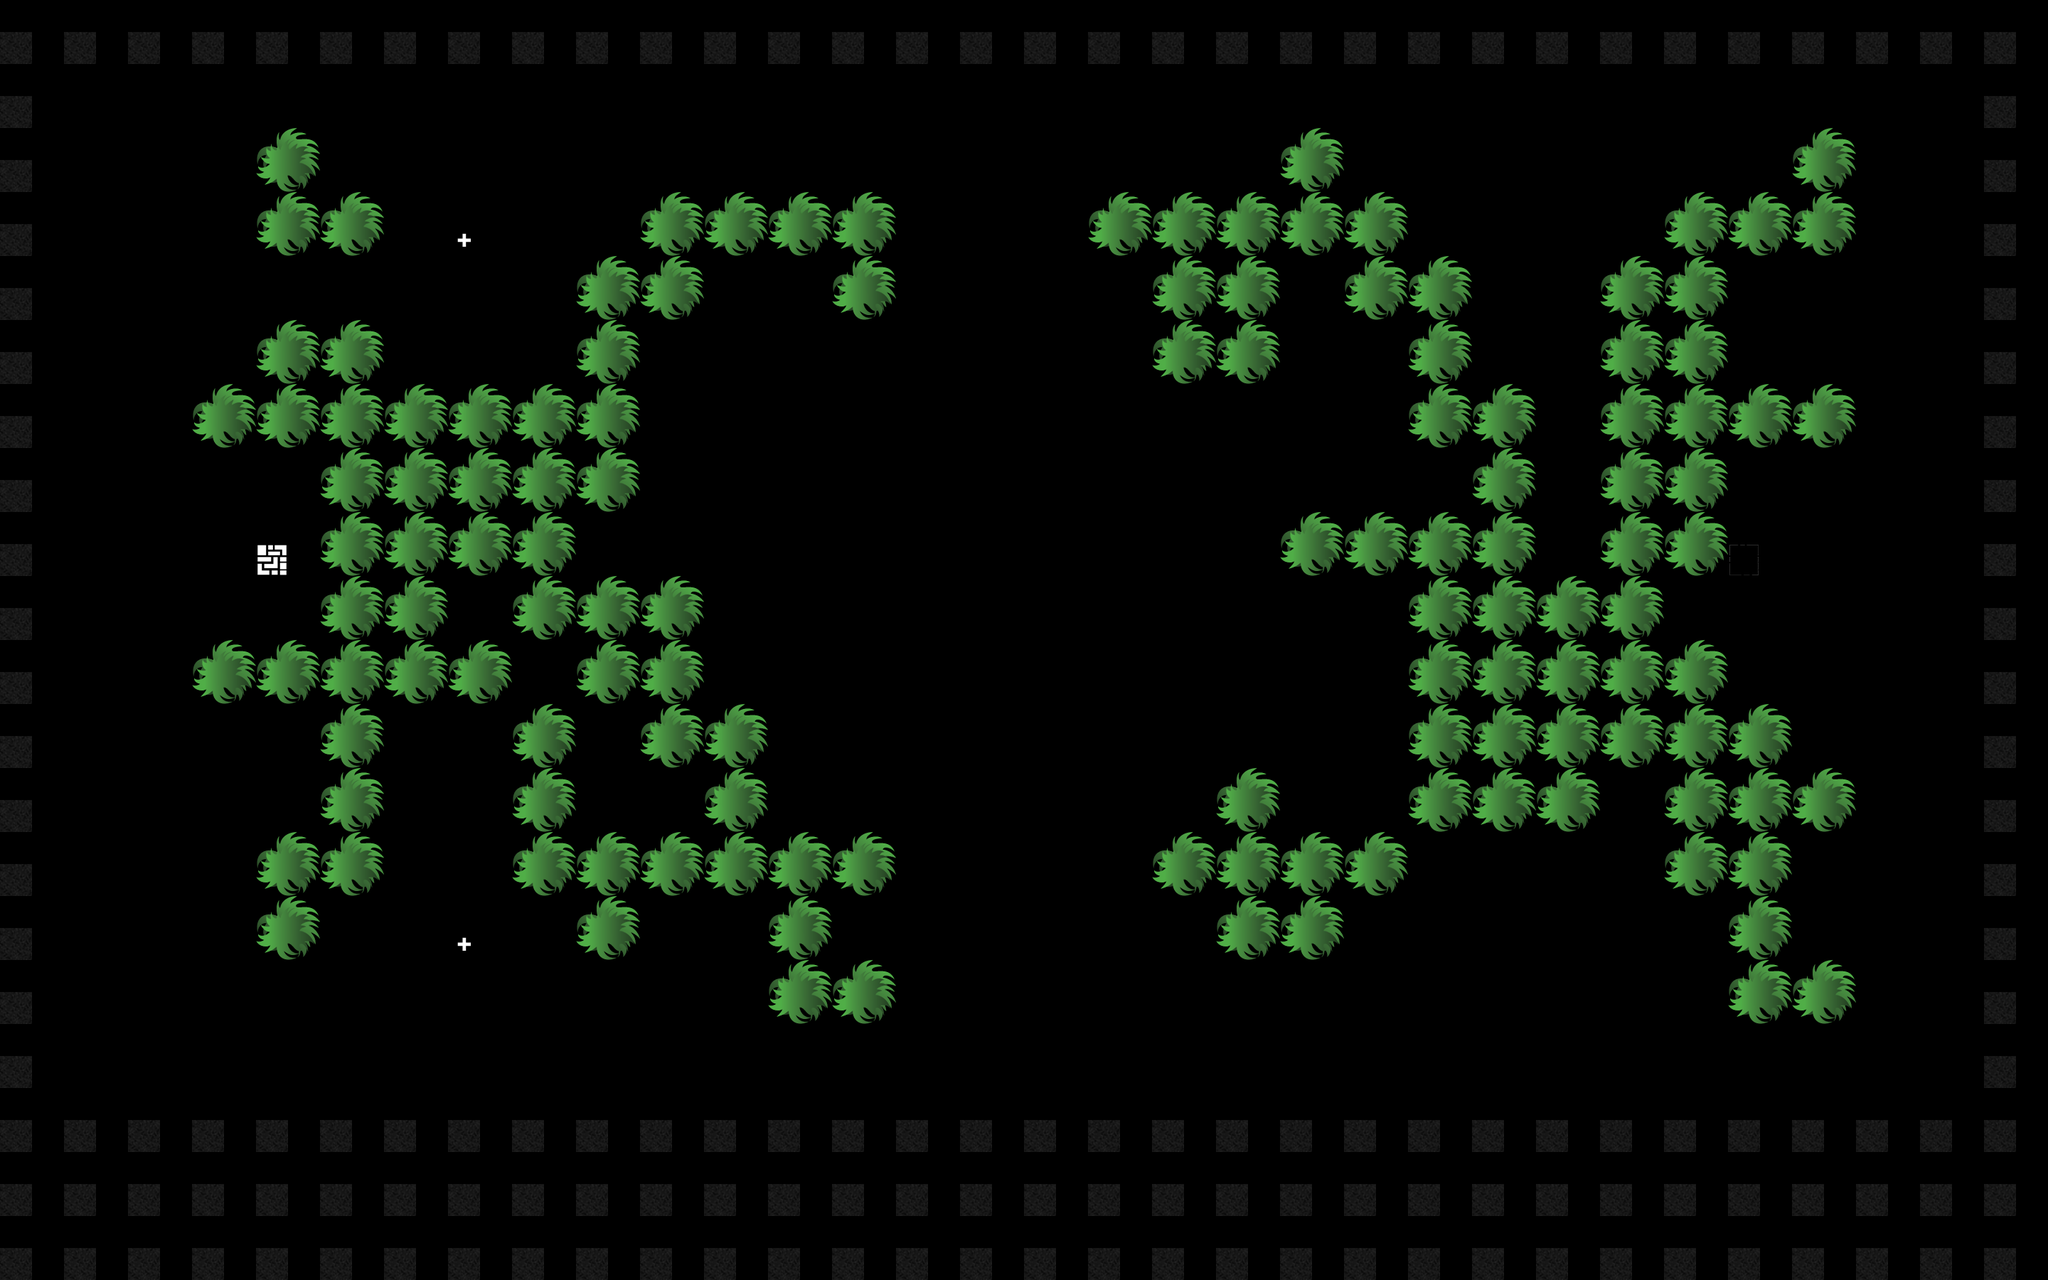

This is a level from a 2D game, rendered from its Tiled map with the project's own tilesets. A one-line summary and the complete map file follow:
An orthogonal 32x20 tile map with 90x90 px tiles, 1 tile layer (Tile Layer 1), 1 hidden layer not drawn.

<map version="1.0" orientation="orthogonal" renderorder="right-down" width="32" height="20" tilewidth="90" tileheight="90" nextobjectid="1">
 <tileset firstgid="1" name="Achilles" tilewidth="90" tileheight="90" tilecount="11" columns="0">
  <tile id="0">
   <image width="45" height="45" source="../media/Clear45.png" />
  </tile>
  <tile id="4">
   <image width="45" height="45" source="../media/RepairPlayer.png" />
  </tile>
  <tile id="5">
   <image width="45" height="45" source="../media/RepairAI.png" />
  </tile>
  <tile id="6">
   <image width="45" height="45" source="../media/Impassable45.png" />
  </tile>
  <tile id="7">
   <image width="45" height="45" source="../media/Foliage.png" />
  </tile>
  <tile id="8">
   <image width="45" height="45" source="../media/AIBASE.png" />
  </tile>
  <tile id="9">
   <image width="45" height="45" source="../media/PlayerBase.png" />
  </tile>
  <tile id="10">
   <image width="45" height="45" source="../media/Foliage.png" />
  </tile>
  <tile id="11">
   <image width="45" height="45" source="../media/AICross.png" />
  </tile>
  <tile id="12">
   <image width="45" height="45" source="../media/PlayerCross.png" />
  </tile>
  <tile id="13">
   <image width="90" height="90" source="../media/Foliage.png" />
  </tile>
 </tileset>
 <imagelayer name="Image Layer 1" visible="0">
  <image source="../media/AchillesField.png" width="1440" height="900" />
 </imagelayer>
 <layer name="Tile Layer 1" width="32" height="20">
  <data encoding="csv">
7,7,7,7,7,7,7,7,7,7,7,7,7,7,7,7,7,7,7,7,7,7,7,7,7,7,7,7,7,7,7,7,
7,0,0,0,0,0,0,0,0,0,0,0,0,0,0,0,0,0,0,0,0,0,0,0,0,0,0,0,0,0,0,7,
7,0,0,0,14,0,0,0,0,0,0,0,0,0,0,0,0,0,0,0,14,0,0,0,0,0,0,0,14,0,0,7,
7,0,0,0,14,14,0,13,0,0,14,14,14,14,0,0,0,14,14,14,14,14,0,0,12,0,14,14,14,0,0,7,
7,0,0,0,0,0,0,0,0,14,14,0,0,14,0,0,0,0,14,14,0,14,14,0,0,14,14,0,0,0,0,7,
7,0,0,0,14,14,0,0,0,14,0,0,0,0,0,0,0,0,14,14,0,0,14,0,0,14,14,0,0,0,0,7,
7,0,0,14,14,14,14,14,14,14,0,0,0,0,0,0,0,0,0,0,0,0,14,14,0,14,14,14,14,0,0,7,
7,0,0,0,0,14,14,14,14,14,0,0,0,0,0,0,0,0,0,0,0,0,0,14,0,14,14,0,0,0,0,7,
7,0,0,0,10,14,14,14,14,0,0,0,0,0,0,0,0,0,0,0,14,14,14,14,0,14,14,9,0,0,0,7,
7,0,0,0,0,14,14,0,14,14,14,0,0,0,0,0,0,0,0,0,0,0,14,14,14,14,0,0,0,0,0,7,
7,0,0,14,14,14,14,14,0,14,14,0,0,0,0,0,0,0,0,0,0,0,14,14,14,14,14,0,0,0,0,7,
7,0,0,0,0,14,0,0,14,0,14,14,0,0,0,0,0,0,0,0,0,0,14,14,14,14,14,14,0,0,0,7,
7,0,0,0,0,14,0,0,14,0,0,14,0,0,0,0,0,0,0,14,0,0,14,14,14,0,14,14,14,0,0,7,
7,0,0,0,14,14,0,0,14,14,14,14,14,14,0,0,0,0,14,14,14,14,0,0,0,0,14,14,0,0,0,7,
7,0,0,0,14,0,0,13,0,14,0,0,14,0,0,0,0,0,0,14,14,0,0,0,12,0,0,14,0,0,0,7,
7,0,0,0,0,0,0,0,0,0,0,0,14,14,0,0,0,0,0,0,0,0,0,0,0,0,0,14,14,0,0,7,
7,0,0,0,0,0,0,0,0,0,0,0,0,0,0,0,0,0,0,0,0,0,0,0,0,0,0,0,0,0,0,7,
7,7,7,7,7,7,7,7,7,7,7,7,7,7,7,7,7,7,7,7,7,7,7,7,7,7,7,7,7,7,7,7,
7,7,7,7,7,7,7,7,7,7,7,7,7,7,7,7,7,7,7,7,7,7,7,7,7,7,7,7,7,7,7,7,
7,7,7,7,7,7,7,7,7,7,7,7,7,7,7,7,7,7,7,7,7,7,7,7,7,7,7,7,7,7,7,7
</data>
 </layer>
</map>
